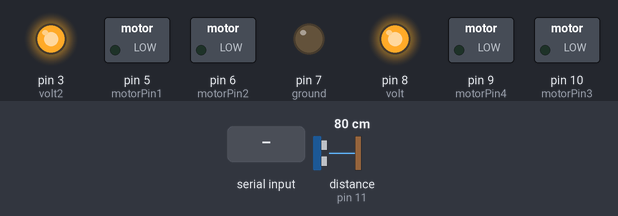
Bench run of a sketch on a simulated Arduino Uno, built with avr-gcc and run on an emulated ATmega328P. On the bench: switched loads named in the sketch (green lamp = pin HIGH), output pins drawn as LEDs (lit = HIGH). Wiring (inferred from the names in the program): ultrasonic range finder: trigger pin 12; echo pin 11. Inputs (shaded band) come from the test bench; at power-on: distance to the obstacle (sensor on pin 11) 80 cm. The echo pulse lasts 58.3 µs per cm; pins used as bus, display or sensor lines are not drawn; what the sketch prints to the serial monitor is not drawn.

Above: at 1.2 s.
1.3 s: "l" received over Serial
At 2.3 s:
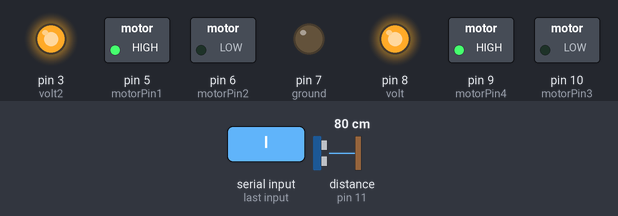
2.8 s: "r" received over Serial
At 3.4 s:
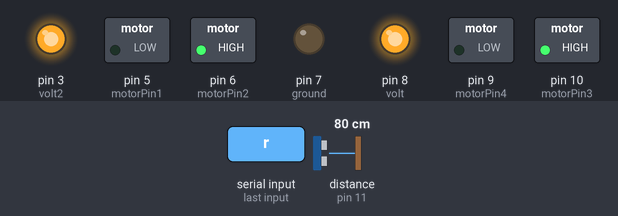
4.3 s: "f" received over Serial
At 4.6 s:
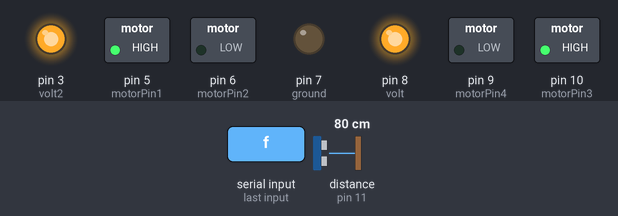
5.8 s: "b" received over Serial
At 6.9 s:
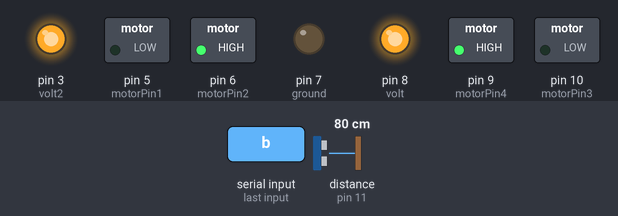
7.3 s: "s" received over Serial
At 8.0 s:
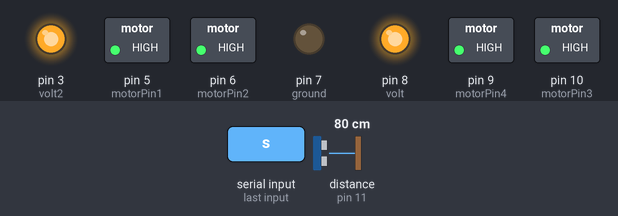
Timing chart, 0 to 9.8 s (numbered marks = the images above; inputs shaded):
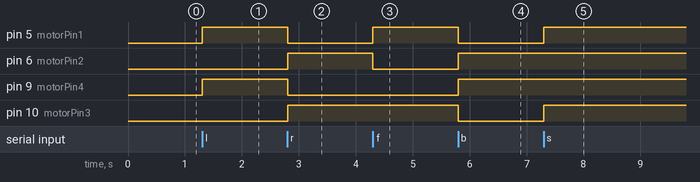

The sketch:

slave1.ino
```cpp
//L293D
//Motor LEFT MOTOR
const int motorPin1  = 5;  // Pin 2.a 14 of L293
const int motorPin2  = 6;  // Pin 2.b 10 of L293
//Motor RIGHT MOTOR
const int motorPin4  = 9;  // Pin 1.a 2 of L293
const int motorPin3  = 10; // Pin 1.b  7 of L293

const int ground = 7;
const int volt = 8;
const int volt2 = 3;
const int trig=12;
const int echo=11;
long duration,inches,cm;
char data = 0;                //Variable for storing received data
void setup()
{
  Serial.begin(38400);         //Sets the data rate in bits per second (baud) for serial data transmission

  //Set pins as outputs
  pinMode(motorPin1, OUTPUT);
  pinMode(motorPin2, OUTPUT);
  pinMode(motorPin3, OUTPUT);
  pinMode(motorPin4, OUTPUT);
  pinMode(trig, OUTPUT);
  pinMode(echo, INPUT);
  pinMode(ground, OUTPUT);
  pinMode(volt, OUTPUT);
  digitalWrite(volt, HIGH);
   pinMode(volt2, OUTPUT);
  digitalWrite(volt2, HIGH);
  digitalWrite(ground, LOW);
}
void loop()
{
  digitalWrite(trig, LOW);
  delayMicroseconds(2);
  digitalWrite(trig, HIGH);
  delayMicroseconds(5);
  digitalWrite(trig, LOW);
  duration = pulseIn(echo, HIGH);
  inches = duration/74/2;
  if (Serial.available() > 0) // Send data only when you receive data:
  {
    data = Serial.read();  //Read the incoming data and store it into variable data
     if(inches<4)
    {   digitalWrite(motorPin1, HIGH);
        digitalWrite(motorPin2, HIGH);
        digitalWrite(motorPin3, HIGH);
        digitalWrite(motorPin4, HIGH);
        delay(2000);
        digitalWrite(motorPin1, LOW);
        digitalWrite(motorPin2, HIGH);
        digitalWrite(motorPin3, LOW);
        digitalWrite(motorPin4, HIGH);
        delay(1000);
    }
    else if (data == 108)
    { Serial.print("l");
      digitalWrite(motorPin1, HIGH);
      digitalWrite(motorPin2, LOW);
      digitalWrite(motorPin3, LOW);
      digitalWrite(motorPin4, HIGH);
    }

    else if (data == 114)
    { Serial.print("r");
      digitalWrite(motorPin3, HIGH);
      digitalWrite(motorPin4, LOW);
      digitalWrite(motorPin1, LOW);
      digitalWrite(motorPin2, HIGH);

    }
    else if (data == 102)
    { Serial.print("f");
      digitalWrite(motorPin1, HIGH);
      digitalWrite(motorPin2, LOW);
      digitalWrite(motorPin3, HIGH);
      digitalWrite(motorPin4, LOW);
    }
    else if (data == 98)
    { Serial.print("b");
      digitalWrite(motorPin1, LOW);
      digitalWrite(motorPin2, HIGH );
      digitalWrite(motorPin3, LOW);
      digitalWrite(motorPin4, HIGH);
    }

  else if (data == 115)
  { Serial.print("s");
    digitalWrite(motorPin1, HIGH);
    digitalWrite(motorPin2, HIGH);
    digitalWrite(motorPin3, HIGH);
    digitalWrite(motorPin4, HIGH);
  }
      else
  {
    digitalWrite(motorPin1, HIGH);
    digitalWrite(motorPin2, HIGH);
    digitalWrite(motorPin3, HIGH);
    digitalWrite(motorPin4, HIGH);

  }
  }

}
```

Measured:
- after the input at 1.3 s, pin 5 (motorPin1), pin 9 (motorPin4): LOW → HIGH at once
- after the input at 2.8 s, pin 5 (motorPin1), pin 9 (motorPin4): HIGH → LOW at once; pin 6 (motorPin2), pin 10 (motorPin3): LOW → HIGH at once
- after the input at 4.3 s, pin 5 (motorPin1): LOW → HIGH at once; pin 6 (motorPin2): HIGH → LOW at once
- after the input at 5.8 s, pin 5 (motorPin1), pin 10 (motorPin3): HIGH → LOW at once; pin 6 (motorPin2), pin 9 (motorPin4): LOW → HIGH at once
- after the input at 7.3 s, pin 5 (motorPin1), pin 10 (motorPin3): LOW → HIGH at once
